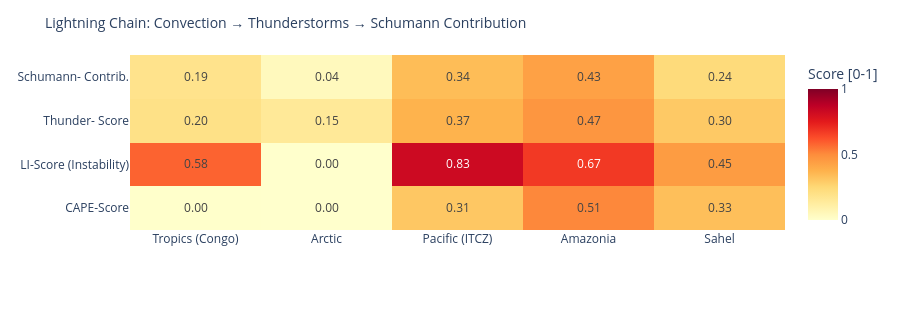

The code cell stored with this chart in its notebook:
### Code cell
# ============================================================
# LIGHTNING CHAIN: Convection → Thunderstorms → Schumann
# Shows the causal chain per measurement point as heatmap
# ============================================================

def cape_score(v):
    """CAPE → normalized score [0,1]"""
    if v is None or pd.isna(v): return 0.0
    return min(1.0, float(v) / 3000)

def li_score(v):
    """Lifted Index: negative = unstable → score [0,1]"""
    if v is None or pd.isna(v): return 0.3
    return min(1.0, max(0.0, (-float(v) + 6) / 12))

def cloud_score(v):
    if v is None or pd.isna(v): return 0.3
    return float(v) / 100

def thunder_score(row):
    """Kombinierter Gewitterwahrscheinlichkeits-Score
    CAPE + LI + Bedeckung + WMO-Gewitter + konvektiver Niederschlag (showers)
    Hinweis: X-Ray und Kp sind kein Bestandteil – nur geomagn./solarer Kontext.
    """
    cs = cape_score(row.get('cape'))
    ls = li_score(row.get('li'))
    cl = cloud_score(row.get('cloud'))
    t  = 1.0 if row.get('thunderstorm') else 0.0
    # Convective precipitation (showers) as additional indicator
    sh = min(1.0, (row.get('showers') or 0) / 5.0)
    return round(cs * 0.30 + ls * 0.25 + cl * 0.15 + t * 0.20 + sh * 0.10, 3)

def schumann_contribution(t_score, lat):
    """Schumann contribution: higher in tropics (±30°), scaled by thunderstorm score"""
    lat_weight = max(0.3, 1.0 - abs(lat) / 60)
    return round(t_score * lat_weight, 3)

df_atm['cape_score']   = df_atm.apply(lambda r: cape_score(r['cape']), axis=1)
df_atm['li_score']     = df_atm.apply(lambda r: li_score(r['li']),    axis=1)
df_atm['thunder_score']= df_atm.apply(lambda r: thunder_score(r.to_dict()), axis=1)
df_atm['schumann_contribution'] = df_atm.apply(
    lambda r: schumann_contribution(r['thunder_score'], r['lat']), axis=1)

metrics = ['cape_score', 'li_score', 'thunder_score', 'schumann_contribution']
labels  = ['CAPE-Score', 'LI-Score\n(Instability)', 'Thunder-\nScore', 'Schumann-\nContrib.']
z_data  = [df_atm[m].tolist() for m in metrics]

fig = go.Figure(go.Heatmap(
    z=z_data,
    x=df_atm['point'].tolist(),
    y=labels,
    colorscale='YlOrRd',
    zmin=0, zmax=1,
    text=[[f'{v:.2f}' for v in row] for row in z_data],
    texttemplate='%{text}', textfont=dict(size=12),
    colorbar=dict(title='Score [0-1]')
))
fig.update_layout(
    title=dict(text='Lightning Chain: Convection → Thunderstorms → Schumann Contribution', font=dict(size=14)),
    height=310,
    plot_bgcolor='rgba(0,0,0,0)', paper_bgcolor='rgba(0,0,0,0)',
    margin=dict(l=130, r=80, t=55, b=80)
)
fig.show()

### Figure 1 — Plotly figure (JSON) as saved in the notebook; plotly's stock layout.template omitted (floating-point values rounded to 4 significant figures)
{"data": [{"colorbar": {"title": {"text": "Score [0-1]"}}, "colorscale": [[0.0, "rgb(255,255,204)"], [0.125, "rgb(255,237,160)"], [0.25, "rgb(254,217,118)"], [0.375, "rgb(254,178,76)"], [0.5, "rgb(253,141,60)"], [0.625, "rgb(252,78,42)"], [0.75, "rgb(227,26,28)"], [0.875, "rgb(189,0,38)"], [1.0, "rgb(128,0,38)"]], "text": [["0.00", "0.00", "0.31", "0.51", "0.33"], ["0.58", "0.00", "0.83", "0.67", "0.45"], ["0.20", "0.15", "0.37", "0.47", "0.30"], ["0.19", "0.04", "0.34", "0.43", "0.24"]], "textfont": {"size": 12}, "texttemplate": "%{text}", "type": "heatmap", "x": ["Tropics (Congo)", "Arctic", "Pacific (ITCZ)", "Amazonia", "Sahel"], "y": ["CAPE-Score", "LI-Score\n(Instability)", "Thunder-\nScore", "Schumann-\nContrib."], "z": [[0.003333, 0.0, 0.3067, 0.51, 0.3333], [0.5833, 0.0, 0.825, 0.675, 0.45], [0.199, 0.148, 0.372, 0.47, 0.301], [0.186, 0.044, 0.341, 0.431, 0.236]], "zmax": 1, "zmin": 0}], "layout": {"height": 310, "margin": {"b": 80, "l": 130, "r": 80, "t": 55}, "paper_bgcolor": "rgba(0,0,0,0)", "plot_bgcolor": "rgba(0,0,0,0)", "title": {"font": {"size": 14}, "text": "Lightning Chain: Convection → Thunderstorms → Schumann Contribution"}}}
